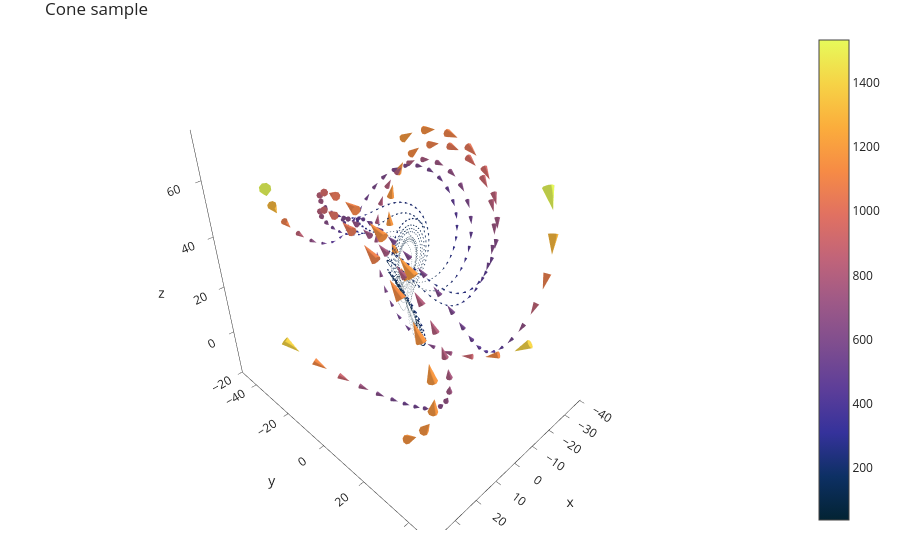

The notebook cell this image was saved under:
### Code cell
# Traceを作成
trace = go.Cone(
    x=q_array[0],           # x軸に使用する変数
    y=q_array[1],           # y軸に使用する変数
    z=q_array[2],           # z軸に使用する変数
    u=dqdt_array[0],        # コーンのx成分に使用する変数
    v=dqdt_array[1],        # コーンのy成分に使用する変数
    w=dqdt_array[2],        # コーンのz成分に使用する変数
    colorscale='thermal',   # カラースケール
)   # Lorentz方程式の解のコーンプロット

# Layoutを作成
layout = go.Layout(
    template=template,
    title='Cone sample',
    margin={
        'r': 20,
        't': 30,
        'l': 20,
        'b': 30
    }
)

# Figureを作成
figure = go.Figure(trace, layout)

figure

### Figure 1 — Plotly figure (JSON) as saved in the notebook; plotly's stock layout.template omitted (floating-point values rounded to 4 significant figures; data arrays with more than 128 entries replaced by an {"elided": "..."} marker saying what was removed)
{"data": [{"colorscale": [[0, "rgb(3, 35, 51)"], [0.09091, "rgb(13, 48, 100)"], [0.1818, "rgb(53, 50, 155)"], [0.2727, "rgb(93, 62, 153)"], [0.3636, "rgb(126, 77, 143)"], [0.4545, "rgb(158, 89, 135)"], [0.5455, "rgb(193, 100, 121)"], [0.6364, "rgb(225, 113, 97)"], [0.7273, "rgb(246, 139, 69)"], [0.8182, "rgb(251, 173, 60)"], [0.9091, "rgb(246, 211, 70)"], [1, "rgb(231, 250, 90)"]], "type": "cone", "u": {"elided": "1600 float values"}, "v": {"elided": "1600 float values"}, "w": {"elided": "1600 float values"}, "x": {"elided": "1600 float values"}, "y": {"elided": "1600 float values"}, "z": {"elided": "1600 float values"}}], "layout": {"margin": {"b": 30, "l": 20, "r": 20, "t": 30}, "title": {"text": "Cone sample"}}}
